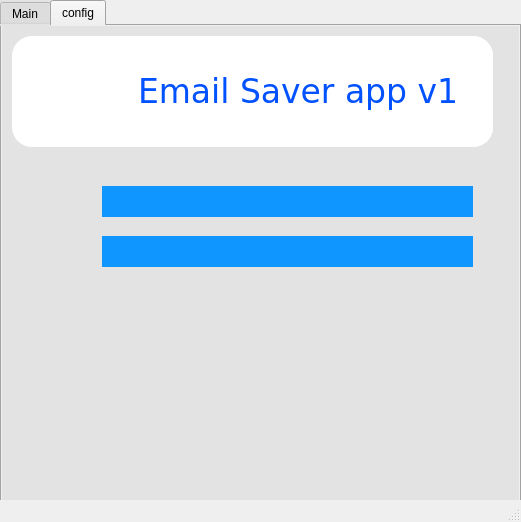
<?xml version="1.0" encoding="UTF-8"?>
<ui version="4.0">
 <class>MainWindow</class>
 <widget class="QMainWindow" name="MainWindow">
  <property name="geometry">
   <rect>
    <x>0</x>
    <y>0</y>
    <width>521</width>
    <height>522</height>
   </rect>
  </property>
  <property name="windowTitle">
   <string>MainWindow</string>
  </property>
  <widget class="QWidget" name="centralwidget">
   <property name="styleSheet">
    <string notr="true">background-color : whitergb(231, 231, 231)</string>
   </property>
   <widget class="QTabWidget" name="tabWidget">
    <property name="geometry">
     <rect>
      <x>0</x>
      <y>0</y>
      <width>521</width>
      <height>511</height>
     </rect>
    </property>
    <property name="styleSheet">
     <string notr="true">background-color :  rgb(227, 227, 227);</string>
    </property>
    <property name="currentIndex">
     <number>1</number>
    </property>
    <widget class="QWidget" name="Main">
     <attribute name="title">
      <string>Main</string>
     </attribute>
     <widget class="QWidget" name="widget" native="true">
      <property name="geometry">
       <rect>
        <x>10</x>
        <y>10</y>
        <width>481</width>
        <height>111</height>
       </rect>
      </property>
      <property name="styleSheet">
       <string notr="true">background-color : white;
border-radius : 20px;
</string>
      </property>
      <layout class="QHBoxLayout" name="horizontalLayout">
       <item>
        <widget class="QLabel" name="label_2">
         <property name="minimumSize">
          <size>
           <width>120</width>
           <height>100</height>
          </size>
         </property>
         <property name="maximumSize">
          <size>
           <width>100</width>
           <height>100</height>
          </size>
         </property>
         <property name="text">
          <string/>
         </property>
         <property name="pixmap">
          <pixmap resource="../emailapp.qrc">:/icons/email.png</pixmap>
         </property>
         <property name="scaledContents">
          <bool>true</bool>
         </property>
        </widget>
       </item>
       <item>
        <widget class="QLabel" name="label">
         <property name="font">
          <font>
           <family>Verdana</family>
           <pointsize>25</pointsize>
           <bold>false</bold>
          </font>
         </property>
         <property name="styleSheet">
          <string notr="true">color : rgb(0, 81, 255)</string>
         </property>
         <property name="text">
          <string>Email Saver app v1</string>
         </property>
        </widget>
       </item>
      </layout>
     </widget>
     <widget class="QWidget" name="widget_2" native="true">
      <property name="enabled">
       <bool>true</bool>
      </property>
      <property name="geometry">
       <rect>
        <x>10</x>
        <y>130</y>
        <width>481</width>
        <height>341</height>
       </rect>
      </property>
      <property name="styleSheet">
       <string notr="true">QWidget{
background-color : white;
border-radius : 20px;
}

QComboBox{
border-radius : 10px;
padding-left : 15px;
}

QPushButton{
background-color: white;
border :2px solid green;
color : green;
padding : 10px 5px;
font-size : 15px;
}

QPushButton:checked{
	background-color : rgb(202, 255, 233)
}</string>
      </property>
      <widget class="QComboBox" name="selected_option">
       <property name="geometry">
        <rect>
         <x>130</x>
         <y>90</y>
         <width>221</width>
         <height>41</height>
        </rect>
       </property>
       <property name="styleSheet">
        <string notr="true">font-family : serif;
font-size : 16px;
font-weight : 600;
background-color : rgb(16, 151, 255);
color : white;
border : none;</string>
       </property>
       <item>
        <property name="text">
         <string>Today</string>
        </property>
       </item>
       <item>
        <property name="text">
         <string>Yesterday</string>
        </property>
       </item>
       <item>
        <property name="text">
         <string>Date Range</string>
        </property>
       </item>
      </widget>
      <widget class="QLabel" name="label_3">
       <property name="geometry">
        <rect>
         <x>40</x>
         <y>80</y>
         <width>60</width>
         <height>60</height>
        </rect>
       </property>
       <property name="minimumSize">
        <size>
         <width>60</width>
         <height>60</height>
        </size>
       </property>
       <property name="maximumSize">
        <size>
         <width>60</width>
         <height>60</height>
        </size>
       </property>
       <property name="text">
        <string/>
       </property>
       <property name="pixmap">
        <pixmap resource="../emailapp.qrc">:/icons/date.png</pixmap>
       </property>
       <property name="scaledContents">
        <bool>true</bool>
       </property>
      </widget>
      <widget class="QPushButton" name="save_button">
       <property name="geometry">
        <rect>
         <x>140</x>
         <y>250</y>
         <width>111</width>
         <height>41</height>
        </rect>
       </property>
       <property name="styleSheet">
        <string notr="true"/>
       </property>
       <property name="text">
        <string>Save</string>
       </property>
       <property name="icon">
        <iconset>
         <normaloff>../icons/true.png</normaloff>../icons/true.png</iconset>
       </property>
       <property name="iconSize">
        <size>
         <width>25</width>
         <height>25</height>
        </size>
       </property>
       <property name="checkable">
        <bool>true</bool>
       </property>
       <property name="checked">
        <bool>false</bool>
       </property>
       <property name="autoExclusive">
        <bool>true</bool>
       </property>
      </widget>
      <widget class="QWidget" name="date_column" native="true">
       <property name="enabled">
        <bool>true</bool>
       </property>
       <property name="geometry">
        <rect>
         <x>130</x>
         <y>150</y>
         <width>244</width>
         <height>76</height>
        </rect>
       </property>
       <property name="autoFillBackground">
        <bool>false</bool>
       </property>
       <property name="styleSheet">
        <string notr="true">font-size : 17px;</string>
       </property>
       <layout class="QVBoxLayout" name="verticalLayout">
        <item>
         <layout class="QHBoxLayout" name="horizontalLayout_2">
          <item>
           <widget class="QLabel" name="label_4">
            <property name="styleSheet">
             <string notr="true"/>
            </property>
            <property name="text">
             <string>Start Date</string>
            </property>
           </widget>
          </item>
          <item>
           <spacer name="horizontalSpacer_3">
            <property name="orientation">
             <enum>Qt::Orientation::Horizontal</enum>
            </property>
            <property name="sizeHint" stdset="0">
             <size>
              <width>28</width>
              <height>18</height>
             </size>
            </property>
           </spacer>
          </item>
          <item>
           <widget class="QDateEdit" name="dateEdit">
            <property name="displayFormat">
             <string>MM/dd/yyyy</string>
            </property>
            <property name="calendarPopup">
             <bool>true</bool>
            </property>
            <property name="date">
             <date>
              <year>2000</year>
              <month>2</month>
              <day>1</day>
             </date>
            </property>
           </widget>
          </item>
         </layout>
        </item>
        <item>
         <layout class="QHBoxLayout" name="horizontalLayout_3">
          <item>
           <widget class="QLabel" name="label_5">
            <property name="text">
             <string>End Date</string>
            </property>
           </widget>
          </item>
          <item>
           <spacer name="horizontalSpacer_2">
            <property name="orientation">
             <enum>Qt::Orientation::Horizontal</enum>
            </property>
            <property name="sizeHint" stdset="0">
             <size>
              <width>28</width>
              <height>18</height>
             </size>
            </property>
           </spacer>
          </item>
          <item>
           <widget class="QDateEdit" name="dateEdit_2">
            <property name="displayFormat">
             <string>MM/dd/yyyy</string>
            </property>
            <property name="calendarPopup">
             <bool>true</bool>
            </property>
           </widget>
          </item>
         </layout>
        </item>
       </layout>
      </widget>
     </widget>
    </widget>
    <widget class="QWidget" name="config">
     <attribute name="title">
      <string>config</string>
     </attribute>
     <widget class="QWidget" name="widget_3" native="true">
      <property name="geometry">
       <rect>
        <x>10</x>
        <y>10</y>
        <width>491</width>
        <height>451</height>
       </rect>
      </property>
      <widget class="QLabel" name="label_6">
       <property name="geometry">
        <rect>
         <x>20</x>
         <y>140</y>
         <width>51</width>
         <height>41</height>
        </rect>
       </property>
       <property name="text">
        <string/>
       </property>
       <property name="pixmap">
        <pixmap resource="../emailapp.qrc">:/icons/path.png</pixmap>
       </property>
       <property name="scaledContents">
        <bool>true</bool>
       </property>
      </widget>
      <widget class="QLineEdit" name="path">
       <property name="geometry">
        <rect>
         <x>90</x>
         <y>150</y>
         <width>371</width>
         <height>31</height>
        </rect>
       </property>
       <property name="styleSheet">
        <string notr="true">font-family : serif;
font-size : 16px;
font-weight : 600;
background-color : rgb(16, 151, 255);
color : white;
border : none;</string>
       </property>
      </widget>
      <widget class="QWidget" name="widget_4" native="true">
       <property name="geometry">
        <rect>
         <x>0</x>
         <y>0</y>
         <width>481</width>
         <height>111</height>
        </rect>
       </property>
       <property name="styleSheet">
        <string notr="true">background-color : white;
border-radius : 20px;
</string>
       </property>
       <layout class="QHBoxLayout" name="horizontalLayout_4">
        <item>
         <widget class="QLabel" name="label_7">
          <property name="minimumSize">
           <size>
            <width>120</width>
            <height>100</height>
           </size>
          </property>
          <property name="maximumSize">
           <size>
            <width>100</width>
            <height>100</height>
           </size>
          </property>
          <property name="text">
           <string/>
          </property>
          <property name="pixmap">
           <pixmap resource="../emailapp.qrc">:/icons/email.png</pixmap>
          </property>
          <property name="scaledContents">
           <bool>true</bool>
          </property>
         </widget>
        </item>
        <item>
         <widget class="QLabel" name="label_8">
          <property name="font">
           <font>
            <family>Verdana</family>
            <pointsize>25</pointsize>
            <bold>false</bold>
           </font>
          </property>
          <property name="styleSheet">
           <string notr="true">color : rgb(0, 81, 255)</string>
          </property>
          <property name="text">
           <string>Email Saver app v1</string>
          </property>
         </widget>
        </item>
       </layout>
      </widget>
      <widget class="QLabel" name="label_9">
       <property name="geometry">
        <rect>
         <x>30</x>
         <y>190</y>
         <width>41</width>
         <height>41</height>
        </rect>
       </property>
       <property name="text">
        <string/>
       </property>
       <property name="pixmap">
        <pixmap resource="../emailapp.qrc">:/icons/searching.png</pixmap>
       </property>
       <property name="scaledContents">
        <bool>true</bool>
       </property>
      </widget>
      <widget class="QLineEdit" name="url">
       <property name="geometry">
        <rect>
         <x>90</x>
         <y>200</y>
         <width>371</width>
         <height>31</height>
        </rect>
       </property>
       <property name="styleSheet">
        <string notr="true">font-family : serif;
font-size : 16px;
font-weight : 600;
background-color : rgb(16, 151, 255);
color : white;
border : none;</string>
       </property>
      </widget>
     </widget>
    </widget>
   </widget>
  </widget>
  <widget class="QStatusBar" name="statusbar"/>
 </widget>
 <resources>
  <include location="../emailapp.qrc"/>
 </resources>
 <connections/>
</ui>
